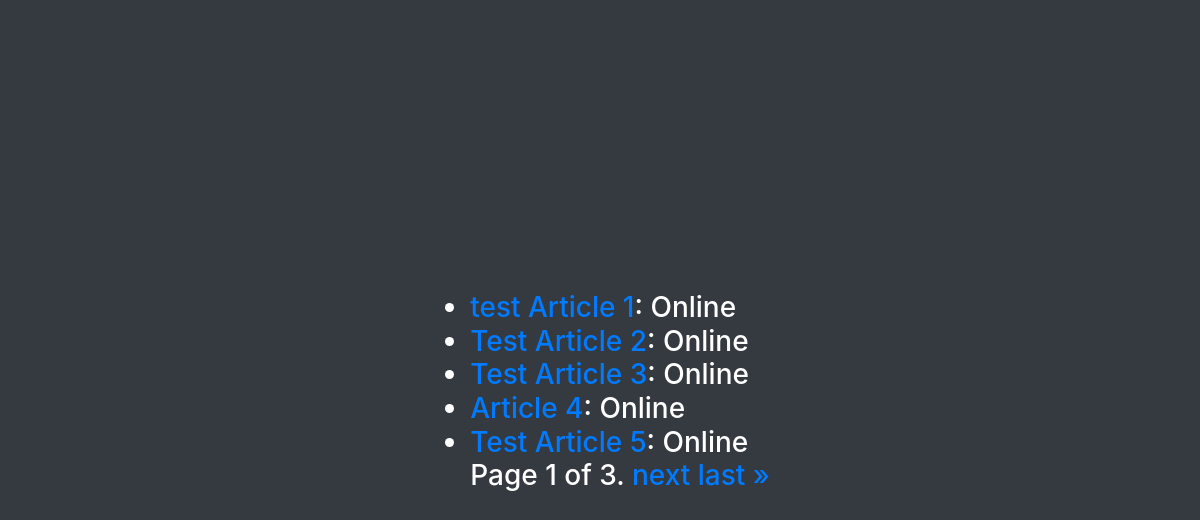
The app's page /articles/ with its own data.
### blog/models.py (models this page shows, shortened)
class Article(models.Model):
    title = models.CharField(max_length=100)
    slug = models.SlugField(max_length=50, blank=True, null=True)
    content = models.TextField(max_length=300, blank=True, null=True)
    author = models.ForeignKey(settings.AUTH_USER_MODEL, on_delete=models.CASCADE)
    published = models.DateTimeField(default=datetime.now)
    online = models.BooleanField(default=True)

### blog/views.py (the view)
# urls.py: path("articles/", views.ArticleListView.as_view(), name="articles"),
class ArticleListView(ListView):
    model = Article
    template_name = 'articles.html'
    context_object_name = "articles"
    paginate_by = 5

### blog/templates/articles.html (shortened to what this page needs)
{% extends "base.html" %} {% block title %} Articles Page {% endblock %}
{% block content %}
<div class="d-flex w-100 vh-100 bg-dark text-white align-items-center justify-content-center">
    <ul>
    {% for article in articles %}
    <li>
        <a href="{% url 'article-detail' id=article.id slug=article.slug %}">{{ article.title }}</a>: {% if article.online %} Online{% else %}Offline{% endif %}
    </li>
    {% endfor %}
    <div class="pagination">
        <span class="step-links">
            <span class="current">
                Page {{ page_obj.number }} of {{ page_obj.paginator.num_pages }}.
            </span>
            {% if page_obj.has_next %}
                <a href="?page={{ page_obj.next_page_number }}">next</a>
                <a href="?page={{ page_obj.paginator.num_pages }}">last &raquo;</a>
            {% endif %}
        </span>
    </div>
</div>
{% endblock %}

### blog/templates/base.html (shortened to what this page needs)
<!doctype html>
<html lang="en">
  <head>
    <link rel="stylesheet" href="https://cdn.jsdelivr.net/npm/bootstrap@4.3.1/dist/css/bootstrap.min.css">
  </head>
  <body>
    <h3>{% block content %}Lorem ipsum{% endblock content %}</h3>
  </body>
</html>

### records on screen
Article: title "test Article 1", online "Online"
Article: title "Test Article 2", online "Online"
Article: title "Test Article 3", online "Online"
Article: title "Article 4", online "Online"
Article: title "Test Article 5", online "Online"

### other values on screen
{{ page_obj.number }} "1"
{{ page_obj.paginator.num_pages }} "3"
